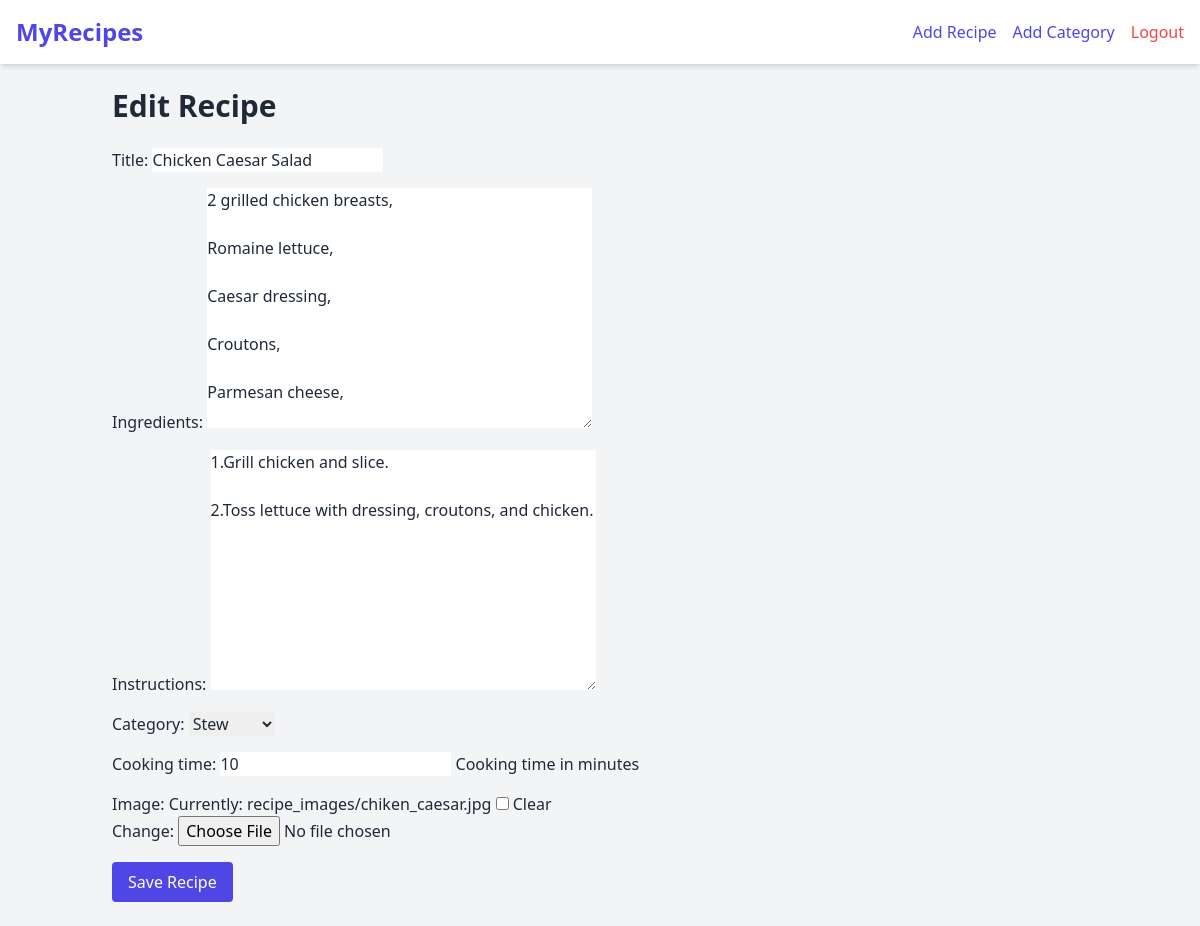
Screenshot of /recipe/9/edit/ (signed in) with the database file from the repository.
### recipes/models.py (models this page shows, shortened)
class Recipe(models.Model):
    title = models.CharField(max_length=200)
    ingredients = models.TextField()
    instructions = models.TextField()
    cooking_time = models.IntegerField(help_text="Cooking time in minutes")
    category = models.ForeignKey(Category, on_delete=models.CASCADE)
    image = models.ImageField(upload_to='recipe_images/', blank=True, null=True)
    created_by = models.ForeignKey(User, on_delete=models.CASCADE)

### recipes/views.py (the view)
# urls.py: path('recipe/<int:pk>/edit/', views.recipe_edit, name='recipe_edit'),
@login_required
def recipe_edit(request, pk):
    recipe = get_object_or_404(Recipe, pk=pk)
    if recipe.created_by != request.user:
        return redirect('recipe_list')
    if request.method == 'POST':
        form = RecipeForm(request.POST, request.FILES, instance=recipe)
        if form.is_valid():
            form.save()
            return redirect('recipe_list')
    else:
        form = RecipeForm(instance=recipe)
    return render(request, 'recipes/recipe_form.html', {'form': form})

### recipes/forms.py
class RecipeForm(forms.ModelForm):
    class Meta:
        model = Recipe
        fields = ['title', 'ingredients', 'instructions', 'category', 'cooking_time', 'image']  # Add cooking_time here if not already included

### recipes/models.py (called while the page is built)
    def __str__(self):
        return self.name

### recipes/templates/recipes/recipe_form.html (shortened to what this page needs)
{% extends 'recipes/base.html' %}
{% block content %}
<h1 class="text-3xl font-bold mb-6">{{ form.instance.pk|yesno:"Edit Recipe,Add Recipe" }}</h1>
<form method="POST" enctype="multipart/form-data" class="space-y-4">
    {{ form.as_p }}
    <button type="submit" class="bg-indigo-600 text-white px-4 py-2 rounded">
        Save Recipe
    </button>
</form>
{% endblock %}

### rows the page displays
Recipe: instance.pk "Edit Recipe", title "Chicken Caesar Salad", ingredients "2 grilled chicken breasts, Romaine lettuce, Caesar dressing, Croutons, Parmesan cheese,", instructions "1.Grill chicken and slice. 2.Toss lettuce with dressing, croutons, and chicken.", category "Stew", cooking_time "10"
